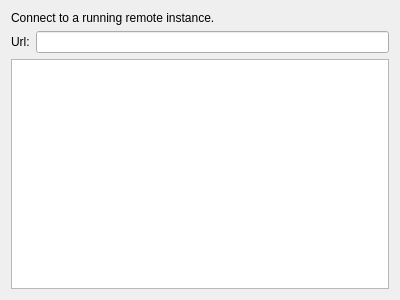
<?xml version="1.0" encoding="UTF-8"?>
<ui version="4.0">
 <class>GammaRay::ConnectPage</class>
 <widget class="QWidget" name="GammaRay::ConnectPage">
  <property name="geometry">
   <rect>
    <x>0</x>
    <y>0</y>
    <width>400</width>
    <height>300</height>
   </rect>
  </property>
  <layout class="QVBoxLayout" name="verticalLayout">
   <item>
    <widget class="QLabel" name="label_3">
     <property name="text">
      <string>Connect to a running remote instance.</string>
     </property>
    </widget>
   </item>
   <item>
    <layout class="QHBoxLayout" name="horizontalLayout">
     <item>
      <widget class="QLabel" name="label">
       <property name="text">
        <string>Url:</string>
       </property>
       <property name="buddy">
        <cstring>host</cstring>
       </property>
      </widget>
     </item>
     <item>
      <widget class="QLineEdit" name="host"/>
     </item>
    </layout>
   </item>
   <item>
    <widget class="QTreeView" name="instanceView">
     <property name="rootIsDecorated">
      <bool>false</bool>
     </property>
     <property name="uniformRowHeights">
      <bool>true</bool>
     </property>
    </widget>
   </item>
  </layout>
 </widget>
 <resources/>
 <connections/>
</ui>
